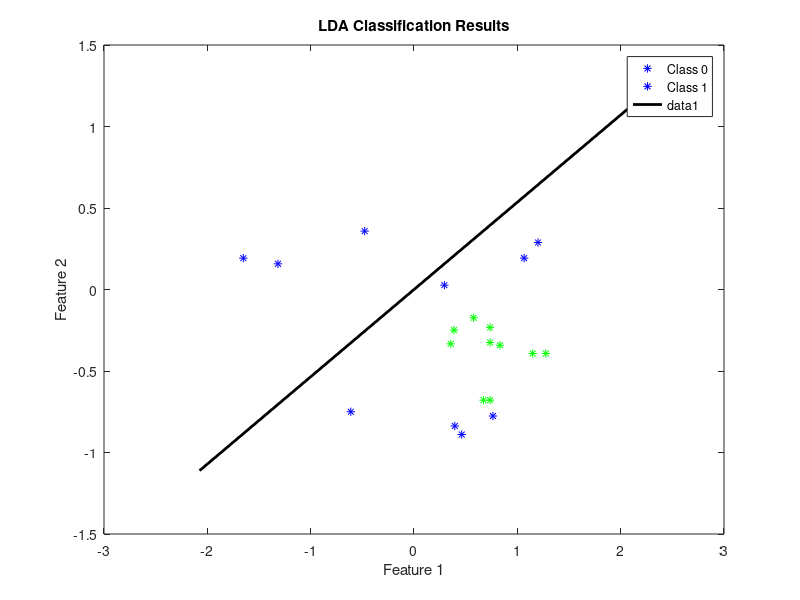

MATLAB code to generate this figure:
%% section C
% question 1-a

data0 = load("./PR_CW_DATA_2021/F0_PVT.mat");
data1 = load("./PR_CW_DATA_2021/F1_PVT.mat");

zeroOneColumn = [zeros(10, 1); ones(10, 1)];

%Cindy Start
% Standardise Data
St_dataMatrix_F0 = (data0.dataMatrix_F0 - mean(data0.dataMatrix_F0)) ./ std(data0.dataMatrix_F0);
St_dataMatrix_F1 = (data1.dataMatrix_F1 - mean(data1.dataMatrix_F1)) ./ std(data1.dataMatrix_F1);
%Cindy Finish

% two object within F0 and F1
% label = 0, car sponge
% label = 1, black foam
data0V = [data0.dataMatrix_F0(11:30,1) zeroOneColumn];
data0P = [data0.dataMatrix_F0(11:30,2) zeroOneColumn];
data0T = [data0.dataMatrix_F0(11:30,3) zeroOneColumn];

data1V = [data1.dataMatrix_F1(11:30,1) zeroOneColumn];
data1P = [data1.dataMatrix_F1(11:30,2) zeroOneColumn];
data1T = [data1.dataMatrix_F1(11:30,3) zeroOneColumn];

data0PV = [data0.dataMatrix_F0(11:30,1:2) zeroOneColumn];
data0PVX1 = data0PV(1:10,1:2);
data0PVX2 = data0PV(11:20,1:2);

features = data0PV(:,1:2);
labels = zeroOneColumn;

% mean values
Mu = mean(data0PV);
Mu1 = mean(data0PVX1);
Mu2 = mean(data0PVX2);

% covariance matrix
S1 = cov(data0PVX1 - Mu1);
S2 = cov(data0PVX2 - Mu2);
Sw = S1 + S2;

SB = (Mu1-Mu2)*(Mu1-Mu2)';

% get the value of w
% w = (Sw)^(-1)*(Mu1-Mu2)';

% LDA projection
invSw = inv(Sw);
invSw_by_SB = invSw * SB;

% get the projection vector
[eigenvectors, eigenvalues] = eig(invSw_by_SB);
W = eigenvectors(:,1);

% LDA model functions
ldaModel = fitcdiscr(features, labels);


%data for plot
st_data0PV = [St_dataMatrix_F0(11:30,1:2) zeroOneColumn];
st_data1PV = [St_dataMatrix_F1(11:30,1:2) zeroOneColumn];
%
% figure(1);
% for i = 1:size(data0PV, 1)
%     if data0PV(i,3) == 0
%         plot(data0PV(i,1), data0PV(i,2), 'b*'); hold on; % Blue star for class 0
%     elseif data0PV(i,3) == 1
%         plot(data0PV(i,1), data0PV(i,2), 'g*'); hold on; % Green star for class 1
%     end
% end
% hold off;

% Draw Hyperplane for LDA
direction = W - Mu(1:2);

step = 0.001; % adjust length of hyperplane
point1 = [0,0] - step * direction';
point2 = [0,0] + step * direction';

figure(1);
for i = 1:size(data0PV, 1)
    if data0PV(i,3) == 0
        plot(st_data0PV(i,1), st_data0PV(i,2), 'b*'); hold on; % Blue star for class 0
    elseif data0PV(i,3) == 1
        plot(st_data1PV(i,1), st_data1PV(i,2), 'g*'); hold on; % Green star for class 1
    end
end
hold on;


% gscatter(data0PV(:,1), data0PV(:,2), ldaResubPredict, 'bg', 'x*');
legend('Class 0', 'Class 1');
xlabel('Feature 1');
ylabel('Feature 2');
title('LDA Classification Results');
hold on;

plot([point1(1), point2(1)], [point1(2), point2(2)], 'k-', 'LineWidth', 2); % 'k-' 表示黑色实线

hold off;


% %% Another Algorithm: Could be deleted
% 
% % question 1-a
% 
% data0 = load("./PR_CW_DATA_2021/F0_PVT.mat");
% data1 = load("./PR_CW_DATA_2021/F1_PVT.mat");
% 
% zeroOneColumn = [zeros(10, 1); ones(10, 1)];
% 
% %Cindy Start
% % Standardise Data
% St_dataMatrix_F0 = (data0.dataMatrix_F0 - mean(data0.dataMatrix_F0)) ./ std(data0.dataMatrix_F0);
% St_dataMatrix_F1 = (data1.dataMatrix_F1 - mean(data1.dataMatrix_F1)) ./ std(data1.dataMatrix_F1);
% %Cindy Finish
% 
% % two object within F0 and F1
% % label = 0, car sponge
% % label = 1, black foam
% data0V = [data0.dataMatrix_F0(11:30,1) zeroOneColumn];
% data0P = [data0.dataMatrix_F0(11:30,2) zeroOneColumn];
% data0T = [data0.dataMatrix_F0(11:30,3) zeroOneColumn];
% 
% data1V = [data1.dataMatrix_F1(11:30,1) zeroOneColumn];
% data1P = [data1.dataMatrix_F1(11:30,2) zeroOneColumn];
% data1T = [data1.dataMatrix_F1(11:30,3) zeroOneColumn];
% 
% data0PV = [data0.dataMatrix_F0(11:30,1:2) zeroOneColumn];
% data0PVX1 = data0PV(1:10,1:2);
% data0PVX2 = data0PV(11:20,1:2);
% 
% features = data0PV(:,1:2);
% labels = zeroOneColumn;
% 
% W = LDA(features,labels);
% 
% %data for plot
% st_data0PV = [St_dataMatrix_F0(11:30,1:2) zeroOneColumn];
% st_data1PV = [St_dataMatrix_F1(11:30,1:2) zeroOneColumn];
% %
% % figure(1);
% % for i = 1:size(data0PV, 1)
% %     if data0PV(i,3) == 0
% %         plot(data0PV(i,1), data0PV(i,2), 'b*'); hold on; % Blue star for class 0
% %     elseif data0PV(i,3) == 1
% %         plot(data0PV(i,1), data0PV(i,2), 'g*'); hold on; % Green star for class 1
% %     end
% % end
% % hold off;
% 
% % Draw Hyperplane for LDA
% direction = W(e:end);
% 
% step = 0.001; % adjust length of hyperplane
% point1 = [0,0] - step * direction';
% point2 = [0,0] + step * direction';
% 
% figure(1);
% for i = 1:size(data0PV, 1)
%     if data0PV(i,3) == 0
%         plot(st_data0PV(i,1), st_data0PV(i,2), 'b*'); hold on; % Blue star for class 0
%     elseif data0PV(i,3) == 1
%         plot(st_data1PV(i,1), st_data1PV(i,2), 'g*'); hold on; % Green star for class 1
%     end
% end
% hold on;
% 
% 
% % gscatter(data0PV(:,1), data0PV(:,2), ldaResubPredict, 'bg', 'x*');
% legend('Class 0', 'Class 1');
% xlabel('Feature 1');
% ylabel('Feature 2');
% title('LDA Classification Results');
% hold on;
% 
% plot([point1(1), point2(1)], [point1(2), point2(2)], 'k-', 'LineWidth', 2); % 'k-' 表示黑色实线
% 
% hold off;
% 
% 
% %% LDA Function
% function W = LDA(Input,Target,Priors)
% 
% % Determine size of input data
% [n m] = size(Input);
% 
% % Discover and count unique class labels
% ClassLabel = unique(Target);
% k = length(ClassLabel);
% 
% % Initialize
% nGroup     = NaN(k,1);     % Group counts
% GroupMean  = NaN(k,m);     % Group sample means
% PooledCov  = zeros(m,m);   % Pooled covariance
% W          = NaN(k,m+1);   % model coefficients
% 
% if  (nargin >= 3)  PriorProb = Priors;  end
% 
% % Loop over classes to perform intermediate calculations
% for i = 1:k,
%     % Establish location and size of each class
%     Group      = (Target == ClassLabel(i));
%     nGroup(i)  = sum(double(Group));
%     
%     % Calculate group mean vectors
%     GroupMean(i,:) = mean(Input(Group,:));
%     
%     % Accumulate pooled covariance information
%     PooledCov = PooledCov + ((nGroup(i) - 1) / (n - k) ).* cov(Input(Group,:));
% end
% 
% % Assign prior probabilities
% if  (nargin >= 3)
%     % Use the user-supplied priors
%     PriorProb = Priors;
% else
%     % Use the sample probabilities
%     PriorProb = nGroup / n;
% end
% 
% % Loop over classes to calculate linear discriminant coefficients
% for i = 1:k,
%     % Intermediate calculation for efficiency
%     % This replaces:  GroupMean(g,:) * inv(PooledCov)
%     Temp = GroupMean(i,:) / PooledCov;
%     
%     % Constant
%     W(i,1) = -0.5 * Temp * GroupMean(i,:)' + log(PriorProb(i));
%     
%     % Linear
%     W(i,2:end) = Temp;
% end
% 
% % Housekeeping
% clear Temp
% 
% end
